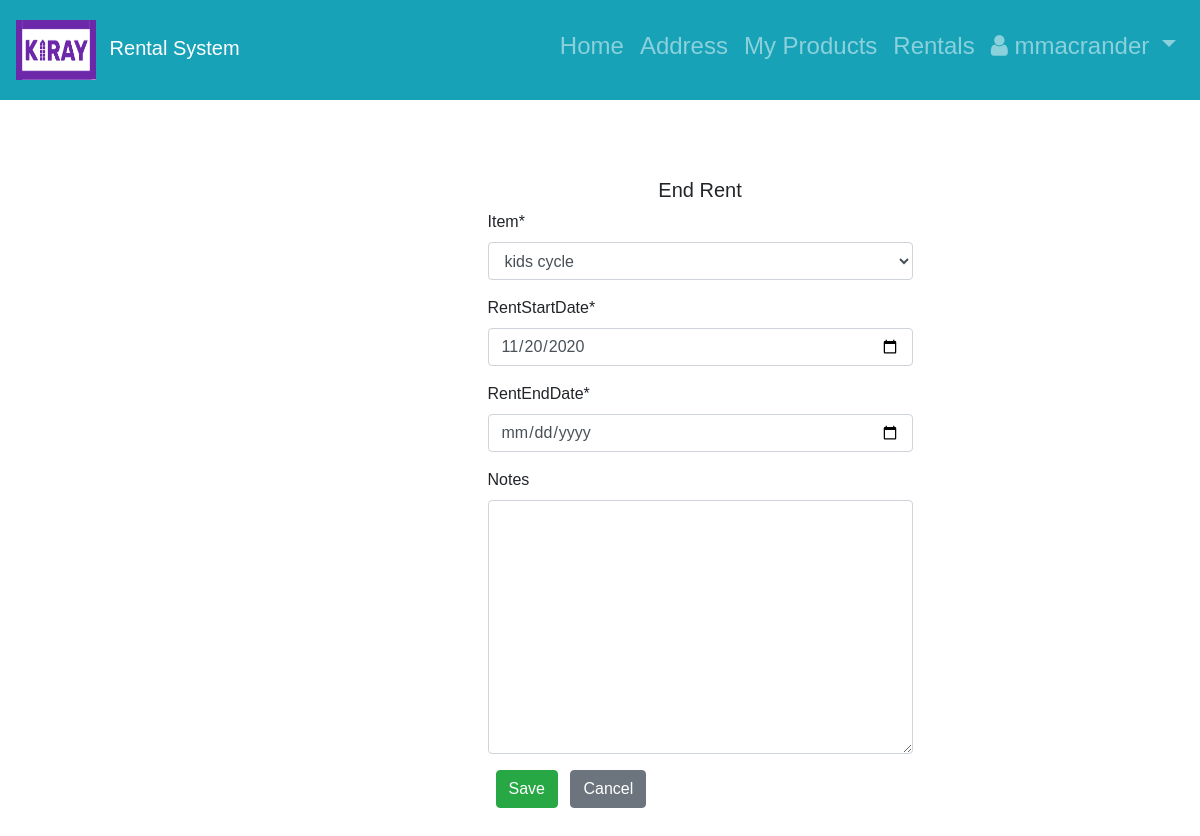
/1/endRent (signed in), run on an earlier commit of the app's database.
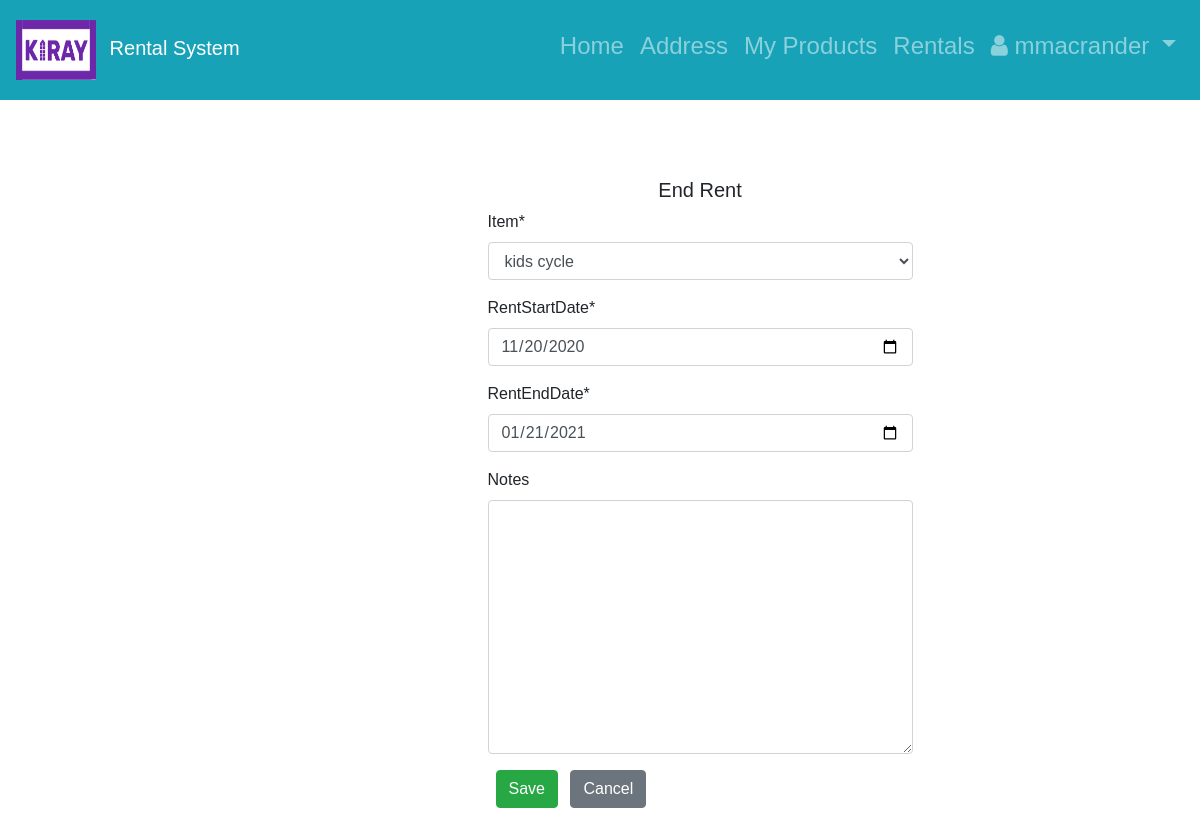
And on a later commit of the database.
### RentalApp/models.py (models this page shows, shortened)
class RentItems(models.Model):
    rentId = models.AutoField(auto_created=True, primary_key=True)
    item = models.ForeignKey(Item, on_delete=models.CASCADE)
    rentStartDate = models.DateField()
    rentEndDate = models.DateField(null=True)
    renterName = models.CharField(max_length=1024)
    phone_regex = RegexValidator(regex=r'^\+?1?\d{9,15}$',
                                 message="Phone number must be entered in the format: '+999999999'. Up to 15 digits allowed.")
    renterPhoneNumber = models.CharField(validators=[phone_regex], max_length=30, blank=True)
    totalCost = models.FloatField(null=True)
    notes = models.TextField(null=True, blank=True)
    transactionID = models.IntegerField(null=True, blank=True)

### RentalApp/views.py (the view, shortened to what this page needs)
# urls.py: path('<int:pk>/endRent',updateRentItemView.as_view(),name='end_rent'),
class updateRentItemView(LoginRequiredMixin, UpdateView):
    model = RentItems
    form_class = EndRentProductForm
    template_name = 'rentEnd.html'
    login_url = '/users/login/'

### RentalApp/forms.py
class EndRentProductForm(ModelForm):
    class Meta:
        model = RentItems
        fields = ('item', 'rentStartDate', 'rentEndDate', 'notes')
        widgets = {
            'rentStartDate': DateInput(),
            'rentEndDate': DateInput(),
        }

### RentalApp/models.py (called while the page is built)
    def __str__(self):
        return "%s" % self.itemName

### templates/rentEnd.html (shortened to what this page needs)
{% extends 'base.html' %}
{% load crispy_forms_tags %}
{% block content %}
    <div id="login">
    <h5 class="text-center pt-5">End Rent</h5>
    <div id="login-row" class="row justify-content-center align-items-center">
        <div id="login-column" class="col-md-6">
            <div id="login-box" class="col-md-12">
                <form action="" method="post">{% csrf_token %}
                    {{ form|crispy }}
                    <button class="btn btn-success ml-2" id="endbtn" type="submit" onclick="show()">Save</button>
                    <a href="{% url 'RentalApp:rental_history' %}" class="btn btn-secondary ml-2">
                    Cancel</a>
                </form>
            </div>
        </div>
    </div>
   </div>
{% endblock content %}

What changed in the data, as far as the page shows it:
changed RentItems "kids cycle": rentEndDate (not shown) → "01/21/2021"
